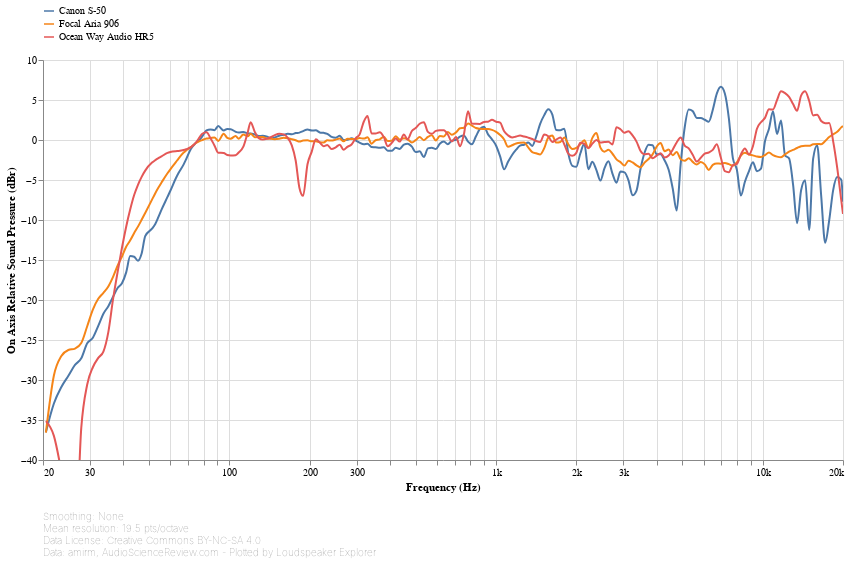

The code cell stored with this chart in its notebook:
### Markdown cell above
On-axis (**ON**) is is the response at a 0° horizontal and vertical angle, i.e. on the reference axis of measurement. Note that in all measurements done thus far, the reference axis is the same as the tweeter axis.

### Code cell
#@markdown
standalone_speaker_frequency_response_db_chart(
    ('CEA2034', 'On Axis'),
    sound_pressure_yaxis(title_prefix='On Axis'))

### Figure 1 — Vega-Lite specification as saved in the notebook (floating-point values rounded to 4 significant figures; data arrays with more than 128 entries replaced by an {"elided": "..."} marker saying what was removed)
{"config": {"view": {"continuousWidth": 400, "continuousHeight": 300, "opacity": 0}}, "vconcat": [{"layer": [{"mark": {"type": "line", "clip": true, "interpolate": "monotone"}, "encoding": {"opacity": {"condition": {"value": 1, "selection": "selector012"}, "value": 0.2}}, "selection": {"selector012": {"type": "multi", "encodings": ["color"], "bind": "legend"}, "selector014": {"type": "interval", "bind": "scales", "encodings": ["x", "y"]}, "selector015": {"type": "single", "fields": ["speaker"], "bind": {"input": "select", "options": [null, "Canon S-50", "Focal Aria 906", "Ocean Way Audio HR5"], "labels": ["All", "Canon S-50", "Focal Aria 906", "Ocean Way Audio HR5"], "name": "Speaker: "}}}}, {"mark": {"type": "circle", "clip": true, "size": 100}, "encoding": {"fillOpacity": {"condition": {"value": 0.3, "selection": "selector013"}, "value": 0}}, "selection": {"selector013": {"type": "single", "on": "mouseover", "clear": "mouseout", "empty": "none", "encodings": ["x", "y"]}}}], "data": {"name": "data-1631899a394c66514e1cec8d9a080001"}, "encoding": {"color": {"type": "nominal", "field": "speaker", "legend": {"direction": "vertical", "labelLimit": 600, "orient": "top", "symbolType": "stroke"}, "title": null}, "tooltip": [{"type": "nominal", "field": "speaker", "title": "Speaker"}, {"type": "quantitative", "field": "frequency", "format": ".03s", "title": "Frequency (Hz)"}, {"type": "quantitative", "field": "value", "format": ".2f", "title": "Value (dB)"}], "x": {"type": "quantitative", "axis": {"format": "s"}, "field": "frequency", "scale": {"base": 10, "domain": [20, 20000], "nice": false, "type": "log"}, "title": "Frequency (Hz)"}, "y": {"type": "quantitative", "axis": {"grid": true}, "field": "value", "scale": {"domain": [-40, 10]}, "title": ["On Axis Relative Sound Pressure (dBr)"]}}, "height": 400, "transform": [{"flatten": ["frequency", "value"]}, {"filter": {"selection": "selector015"}}], "width": 800}, {"mark": "text", "height": 1, "title": {"text": ["Smoothing: None", "Mean resolution: 19.5 pts/octave", "Data License: Creative Commons BY-NC-SA 4.0", "Data: amirm, AudioScienceReview.com - Plotted by Loudspeaker Explorer"], "anchor": "start", "color": "gray", "fontSize": 10, "fontWeight": "lighter"}, "width": 600}], "resolve": {"legend": {"color": "independent"}}, "$schema": "https://vega.github.io/schema/vega-lite/v4.8.1.json", "datasets": {"data-1631899a394c66514e1cec8d9a080001": [{"speaker": "Canon S-50", "frequency": {"elided": "194 float values"}, "value": {"elided": "194 float values"}}, {"speaker": "Focal Aria 906", "frequency": {"elided": "194 float values"}, "value": {"elided": "194 float values"}}, {"speaker": "Ocean Way Audio HR5", "frequency": {"elided": "194 float values"}, "value": {"elided": "194 float values"}}]}}
